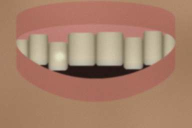
#> input picture img0.png, 192 x 128 px
$ python parse_labels.py ../../img0.png ../../img1.png
#> lines starting #> are read from the running program, lines starting #| are printed output that depends on the picture
"""Read hand-drawn landmark strokes from a labeled overlay image by colour.
Usage: python parse_labels.py OVERLAY.jpg OUT.json   (output stays private, never commit)
Legend (user, confirmed): blue = mesial border, black = distal border, cyan = cervical margin,
yellow = free gingival margin (line) and zeniths (dots), orange = buccal corridor,
purple = papilla, thick gray = facial midline.
Each colour is thresholded in HSV, then split into connected strokes with bbox, centroid and pixel count.
Caveat: first version, tuned by eye on one image (ex6); black and yellow can pick up dark gaps and gum glare.
"""
import sys, json, cv2, numpy as np
im = cv2.imread(sys.argv[1]); hsv = cv2.cvtColor(im, cv2.COLOR_BGR2HSV)
#> further down, im is the input picture: shape (128, 192, 3); mean B, G, R 105.3, 127.7, 167.6
#> after `hsv = cv2.cvtColor(im, cv2.COLOR_BGR2HSV)`: hsv: shape (128, 192, 3); mean H, S, V 12.1, 95.8, 167.6
H, S, V = hsv[:, :, 0].astype(int), hsv[:, :, 1].astype(int), hsv[:, :, 2].astype(int)
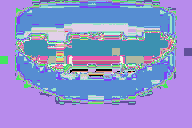
#> H: shape (128, 192) int64; 39 distinct labels, from 0 to 179; one colour per label, 0 black
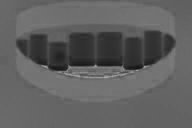
#> S: shape (128, 192) int64; min 20, max 167, mean 95.8
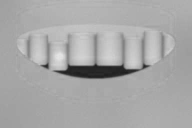
#> V: shape (128, 192) int64; min 31, max 228, mean 167.6
masks = {
    "blue": (H >= 110) & (H <= 130) & (S > 200) & (V > 150),
    "cyan": (H >= 84) & (H <= 100) & (S > 150) & (V > 150),
    "yellow": (H >= 20) & (H <= 32) & (S > 170) & (V > 200),
    "black": (V < 45),
}
out = {"w": im.shape[1], "h": im.shape[0], "strokes": {}}
for k, m in masks.items():
    m = cv2.morphologyEx(m.astype(np.uint8), cv2.MORPH_CLOSE, np.ones((5, 5), np.uint8))
    n, lab, st, cen = cv2.connectedComponentsWithStats(m)
    s = [dict(x=int(st[i, 0]), y=int(st[i, 1]), w=int(st[i, 2]), h=int(st[i, 3]), cx=round(float(cen[i][0])), cy=round(float(cen[i][1])), px=int(st[i, 4]))
         for i in range(1, n) if st[i, 4] >= 40]
    out["strokes"][k] = sorted(s, key=lambda t: t["cx"])
    print(k, len(s))
#> this loop made 4 passes
#> (k, n, cen) on passes 1 to 4: ('blue', 1, [[95.5, 63.5]]), ('cyan', 1, [[95.5, 63.5]]), ('yellow', 1, [[95.5, 63.5]]), ('black', 4, [[95.48, 63.31], [46, 65.5], [96.3, 71.26], [144, 66]])
#| blue 0
#| cyan 0
#| yellow 0
#| black 1
#> after the loop, out = 3 items
json.dump(out, open(sys.argv[2], "w"), indent=1)

$ run again, on img2.png
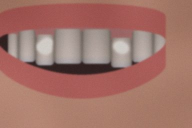
#> input picture img2.png, 192 x 128 px
#> im is the input picture: shape (128, 192, 3); mean B, G, R 105.1, 115.1, 163
#> hsv: shape (128, 192, 3); mean H, S, V 9, 90.4, 163
#> `H, S, V = hsv[:, :, 0].astype(int), hsv[:, :, 1].astype(int), hsv[:, :..`:
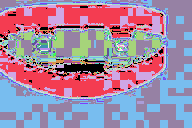
#> H: shape (128, 192) int64; 48 distinct labels, from 0 to 179; one colour per label, 0 black
#> `H, S, V = hsv[:, :, 0].astype(int), hsv[:, :, 1].astype(int), hsv[:, :..`:
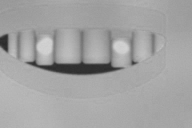
#> V: shape (128, 192) int64; min 43, max 212, mean 163
#> the loop `for k, m in masks.items():` made 4 passes
#> (k, n) on passes 1 to 4: ('blue', 1), ('cyan', 1), ('yellow', 1), ('black', 5)
#> (printed output is left out)
#> after the loop `for k, m in masks.items():`: out = 3 items

$ run again, on img3.png
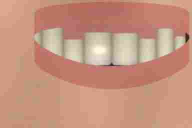
#> input picture img3.png, 192 x 128 px
#> im is the input picture: shape (128, 192, 3); mean B, G, R 126.3, 147.5, 198.6
#> hsv: shape (128, 192, 3); mean H, S, V 10.4, 93.3, 198.7
#> `H, S, V = hsv[:, :, 0].astype(int), hsv[:, :, 1].astype(int), hsv[:, :..`:
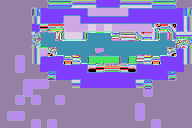
#> H: shape (128, 192) int64; 48 distinct labels, from 0 to 179; one colour per label, 0 black
#> `H, S, V = hsv[:, :, 0].astype(int), hsv[:, :, 1].astype(int), hsv[:, :..`:
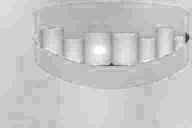
#> V: shape (128, 192) int64; min 43, max 255, mean 198.7
#> the loop `for k, m in masks.items():` made 4 passes
#> (k, n, st, cen) on passes 1 to 4: ('blue', 1, [[0, 0, 192, 128, 24576]], [[95.5, 63.5]]), ('cyan', 1, [[0, 0, 192, 128, 24576]], [[95.5, 63.5]]), ('yellow', 1, [[0, 0, 192, 128, 24576]], [[95.5, 63.5]]), ('black', 2, [[0, 0, 192, 128, 24575], [186, 40, 1, 1, 1]], [[95.5, 63.5], [186, 40]])
#> (printed output is left out)
#> after the loop `for k, m in masks.items():`: out = 3 items
